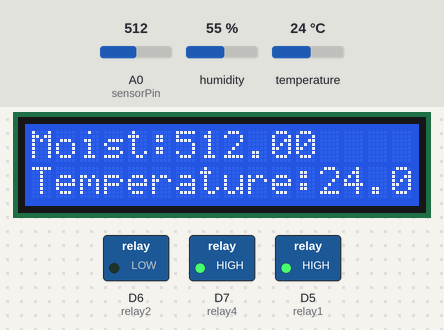
A sketch run on a simulated ESP8266 (NodeMCU). Shown: 16×2 character LCD, switched loads named in the sketch (green lamp = pin HIGH). Inputs (shaded band) come from the test bench; at power-on: temperature 24 °C, A0 (sensorPin) = 512, humidity 55 %. WiFi joins after 1.5 s; servers stay silent unless stated; what the sketch prints to the serial monitor is not drawn.

Above: at 4.2 s.
4.3 s: temperature set to 31.4 °C
At 9.4 s:
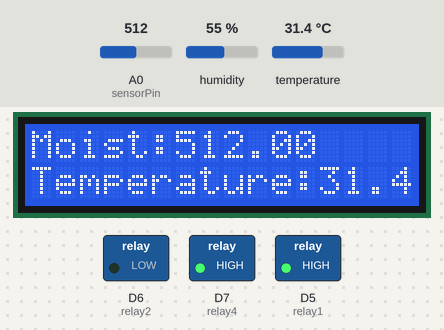
10.7 s: temperature set to 32.5 °C
At 15.0 s:
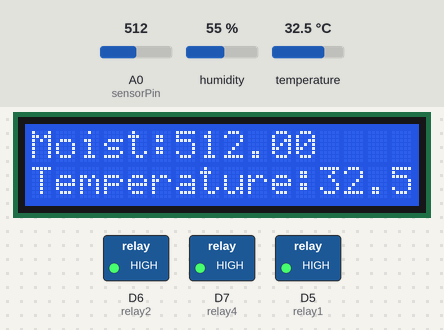
17.1 s: A0 (sensorPin) set to 891
At 19.5 s:
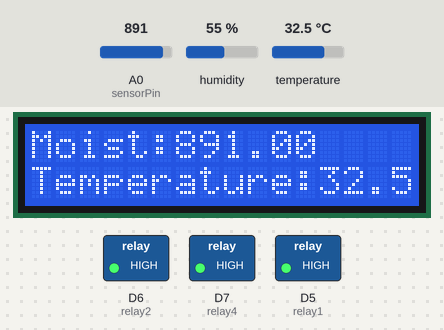
23.5 s: A0 (sensorPin) set to 911
At 25.1 s:
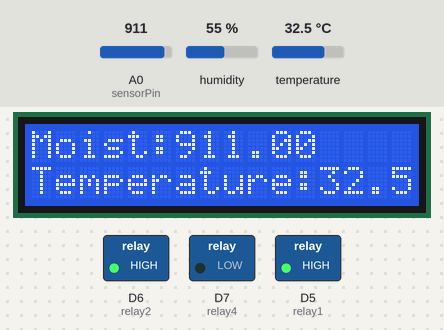
29.9 s: temperature set to 28.4 °C
At 35.3 s:
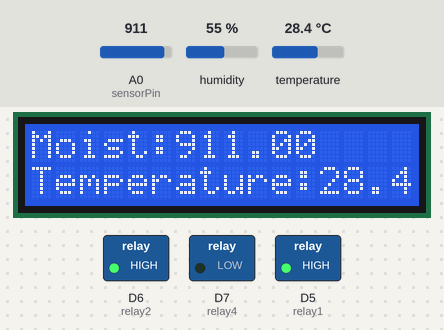
36.3 s: temperature set to 27.2 °C
At 39.7 s:
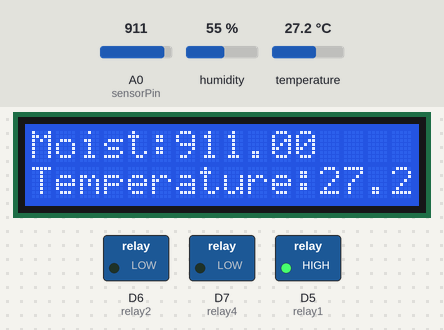
Timing chart, 0 to 41.2 s (numbered marks = the images above; inputs shaded):
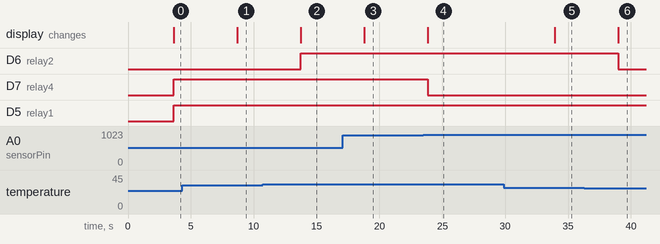

The sketch:

Greenhouse-Fix01it-ok-for-now.ino
```cpp
#include <ESP8266WiFi.h>
#include <WiFiClientSecure.h>
#include <Wire.h>
#include <LiquidCrystal_I2C.h>
#include "DHT.h"
#include <ESP8266HTTPClient.h>

LiquidCrystal_I2C lcd(0x27, 16, 2);
const char* WIFI_SSID = "Siriket_2.4GHz";
const char* WIFI_PASSWORD = "0014072511";
String serverName = "https://green-house-real.vercel.app/api/update";

unsigned long lastTime = 0;
unsigned long timerDelay = 50000;

int sensorPin = A0;
int limit = 500;
int relay1 = D5;
int relay2 = D6;
int relay4 = D7;
DHT dht22;

void setup() {
  Serial.begin(115200);
  pinMode(13, OUTPUT);
  pinMode(relay1, OUTPUT);
  pinMode(relay2, OUTPUT);
  pinMode(relay4, OUTPUT);
  dht22.setup(D4);
  lcd.init();
  lcd.backlight();

  WiFi.begin(WIFI_SSID, WIFI_PASSWORD);
   Serial.println("Connecting");
  while(WiFi.status() != WL_CONNECTED) {
    delay(500);
    Serial.print(".");
  }
  Serial.println("");
  Serial.print("Connected to WiFi network with IP Address: ");
  Serial.println(WiFi.localIP());
  Serial.println("Timer set to 5 seconds (timerDelay variable), it will take 5 seconds before publishing the first reading.");
}
void loop() {
  delay(dht22.getMinimumSamplingPeriod());
  float humidity = dht22.getHumidity();
  float temperature = dht22.getTemperature();
  float sensorValue = analogRead(sensorPin);

  if ((millis() - lastTime) > timerDelay) {
    //Check WiFi connection status
    if(WiFi.status()== WL_CONNECTED){
      HTTPClient http;

      String serverPath = serverName + "?temperature=24.37";

      // Your Domain name with URL path or IP address with path
      http.begin(serverPath.c_str());

      // If you need Node-RED/server authentication, insert user and password below
      //http.setAuthorization("REPLACE_WITH_SERVER_USERNAME", "REPLACE_WITH_SERVER_PASSWORD");

      // Send HTTP GET request
      int httpResponseCode = http.GET();

      if (httpResponseCode>0) {
        Serial.print("HTTP Response code: ");
        Serial.println(httpResponseCode);
        String payload = http.getString();
        Serial.println(payload);
      }
      else {
        Serial.print("Error code: ");
        Serial.println(httpResponseCode);
      }
      // Free resources
      http.end();
    }
    else {
      Serial.println("WiFi Disconnected");
    }
    lastTime = millis();
  }

  Serial.println("Status\tHumidity (%)\tTemperature (C)\t(F)\tAnalog Value");
  Serial.print(dht22.getStatusString());
  Serial.print("\t");
  Serial.print(humidity, 1);
  Serial.print("\t\t");
  Serial.print(temperature, 1);
  Serial.print("\t\t");
  Serial.print(dht22.toFahrenheit(temperature), 1);
  Serial.print("\t");
  Serial.println(sensorValue, 1);

  lcd.setCursor(0, 0);
  lcd.print("Moist:     ");
  lcd.setCursor(6, 0);
  lcd.print(sensorValue);
  lcd.setCursor(12, 0);
  lcd.setCursor(16, 0);
  lcd.print("%");

  lcd.setCursor(0, 1);
  lcd.print("Temperature:     ");
  lcd.setCursor(12, 1);
  lcd.print(temperature);
  lcd.setCursor(16, 1);
  lcd.print("C");

  Serial.print("Moisture: ");
  Serial.println(sensorValue);

  Serial.print("Temperature: ");
  Serial.print(temperature);
  Serial.println("°C ");


  if (temperature >= 36) {
    digitalWrite(relay1, LOW);
  } else if (temperature <= 33) {
    digitalWrite(relay1, HIGH);
  }

  if (temperature <= 28) {
    digitalWrite(relay2, LOW);
  } else if (temperature >= 32) {
    digitalWrite(relay2, HIGH);
  }

  if (sensorValue <= 899) {
    digitalWrite(relay4, HIGH);
  } else if (sensorValue >= 900) {
    digitalWrite(relay4, LOW);
  }


  delay(1000);
  delay(2000);
}
```

Measured:
- the behaviour switches between 31.9 and 32 °C on temperature (found by bisection; images 1 and 2)
- the behaviour switches between 899 and 900 on A0 (sensorPin) (found by bisection; images 3 and 4)
- the behaviour switches between 28.1 and 28 °C on temperature (found by bisection; images 5 and 6)
- after the input at 4.3 s, the display: changes after 4.4 s (image 1)
- after the input at 10.7 s, D6 (relay2): LOW → HIGH after 3.0 s; the display: changes after 3.0 s (image 2)
- after the input at 17.1 s, the display: changes after 1.7 s (image 3)
- after the input at 23.5 s, D7 (relay4): HIGH → LOW after 0.33 s; the display: changes after 0.33 s (image 4)
- after the input at 29.9 s, the display: changes after 4.0 s (image 5)
- after the input at 36.3 s, D6 (relay2): HIGH → LOW after 2.7 s; the display: changes after 2.7 s (image 6)
